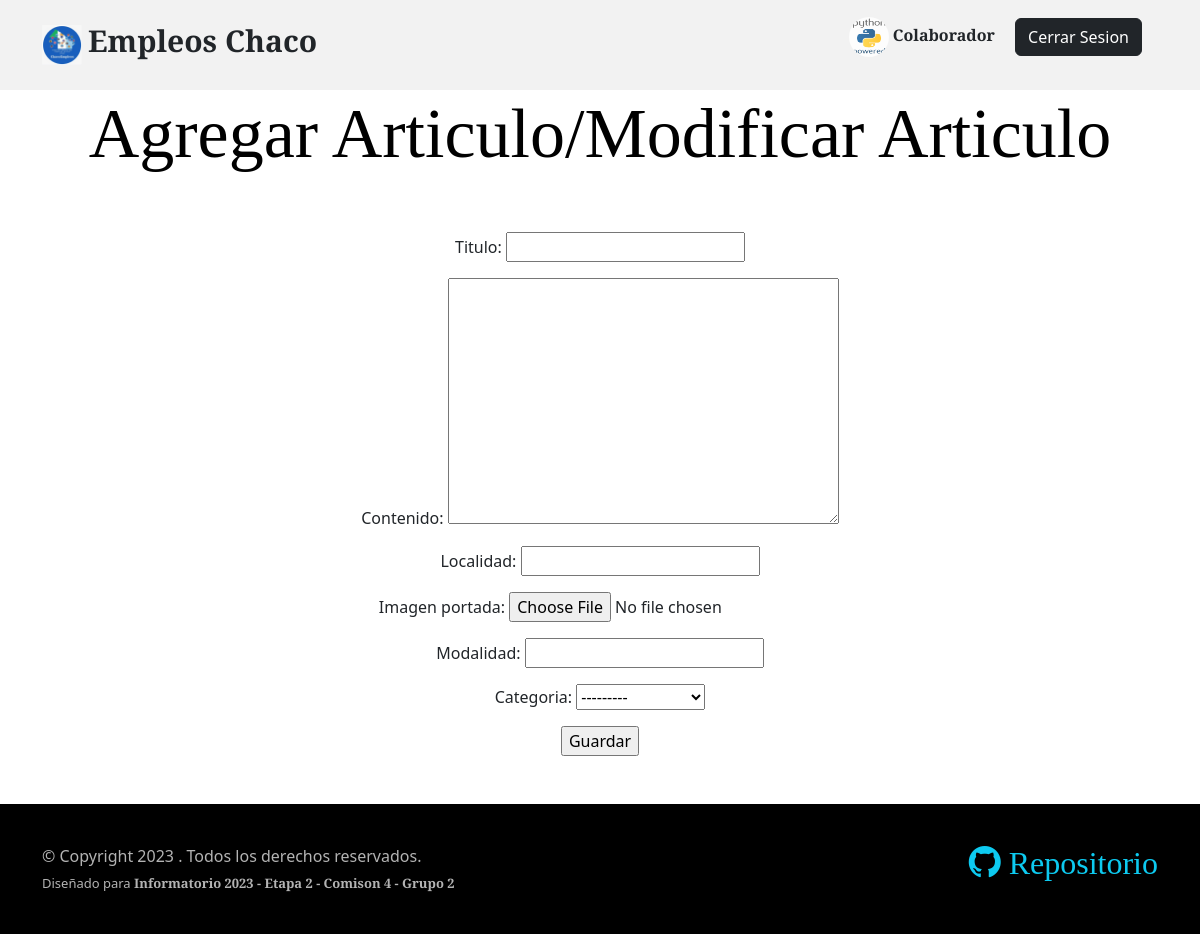
The app's page /agregar_articulo/ (signed in) with its own data.
### Aplicaciones/Usuarios/models.py (models this page shows, shortened)
class Usuario(AbstractUser):
    nombre = models.CharField(max_length=50)
    apellido = models.CharField(max_length=50)
    email = models.EmailField()
    foto_perfil = models.ImageField(null=True, blank=True, upload_to='usuarios', default='usuarios/user_default.png')
    COLABORADOR = "CO"
    MIEMBRO = "MI"
    CHOICES = [
        (COLABORADOR, "Colaborador"),
        (MIEMBRO, "Miembro"),
    ]
    tipo_usuario = models.CharField(
        max_length=2,
        choices=CHOICES,
        default=MIEMBRO,
    )

### Aplicaciones/Articulos/views.py (the view, shortened to what this page needs)
# urls.py: path("agregar_articulo/", AgregarArticulo.as_view(), name='agregar_articulo' ),
class AgregarArticulo(LoginRequiredMixin, CreateView):
    model=Articulo
    fields=["titulo","contenido","localidad","imagen_portada","modalidad","categoria"]
    template_name= "ArticulosTemplates/agregar_articulo.html"
    success_url= reverse_lazy('Aplicaciones.Articulos:listar_articulos')

### Aplicaciones/Articulos/models.py (called while the page is built)
    def __str__(self):
        return self.nombre

### Templates/ArticulosTemplates/agregar_articulo.html (shortened to what this page needs)
{% extends 'base.html' %}
{% load static %}
{% block contenido %}
<div class="container mt-auto">
    <div class="row">
            <div class="col-lg-12 text-center mb-5">
                <h1 class="page-title">-</h1>
              <h1 class="page-title">Agregar Articulo/Modificar Articulo</h1>
            </div>
        <div class="col-lg-12 text-center mb-5">
<form method="post"  enctype="multipart/form-data">{% csrf_token %}
    {{form.as_p }}
    <input type="submit" value="Guardar">
</form>
</div>
</div>
</div>
{% endblock %}

### Templates/navbar.html (shortened to what this page needs)
{% load static %}
  <header id="header" class="header d-flex align-items-center fixed-top">
    <div class="container-fluid container-xl d-flex align-items-center justify-content-between">
      <a href="{% url 'Aplicaciones.Articulos:listar_articulos' %}" class="logo d-flex align-items-center">
        <img src="{% static 'img/logo.jpg' %}" alt="">
        <h1>Empleos Chaco</h1>
      </a>
      <div class="mt-auto">
        {% if user.is_authenticated %}
        <p><img src="{{ user.foto_perfil.url }}" alt="perfil" width="40" height="40"
            class="rounded-circle flex-shrink-0 m1"> <b class="text-seconday">{{ user.username }}</b> <a href="{% url 'Aplicaciones.Usuarios:cerrar_sesion' %}" class="btn btn-dark mx-3">   Cerrar Sesion</a></p>
        {% else %}
        <a href="{% url 'Aplicaciones.Usuarios:registrar_usuario' %}" class="btn btn-dark">Registrarse</a>
        <a href="{% url 'Aplicaciones.Usuarios:iniciar_sesion' %}" class="btn btn-dark">Ingresar</a>
        {% endif %}
      </div>
    </div>
  </header>

### static/css/variables.css (style rules this page uses)
:root { --font-default: 'EB Garamond', system-ui, -apple-system, "Segoe UI", Roboto, "Helvetica Neue", Arial, "Noto Sans", "Liberation Sans", sans-serif, "Apple Color Emoji", "Segoe UI Emoji", "Segoe UI Symbol", "Noto Color Emoji"; --font-primary: 'EB Garamond', serif; --font-secondary: 'Inter', sans-serif; --color-default: #212529; --color-default-rgb: 33, 37, 41; --color-primary: #212529; --color-primary-light: #26282c; --color-primary-dark: #0b0c0e; --color-primary-rgb: 33, 37, 41; --color-primary-light-rgb: 38, 40, 44; --color-primary-dark-rgb: 11, 12, 14; --color-secondary: #596d80; --color-secondary-light: #8498aa; --color-secondary-dark: #404f5c; --color-secondary-rgb: 89, 109, 128; --color-secondary-light-rgb: 132, 152, 170; --color-secondary-dark-rgb: 64, 79, 92; --color-blue: #0d6efd; --color-blue-rgb: 13, 110, 253; --color-indigo: #6610f2; --color-indigo-rgb: 102, 16, 242; --color-purple: #6f42c1; --color-purple-rgb: 111, 66, 193; --color-pink: #f3268c; --color-pink-rgb: 243, 38, 140; --color-red: #df1529; --color-red-rgb: 223, 21, 4; --color-orange: #fd7e14; --color-orange-rgb: 253, 126, 20; --color-yellow: #ffc107; --color-yellow-rgb: 255, 193, 7; --color-green: #059652; --color-green-rgb: 5, 150, 82; --color-teal: #20c997; --color-teal-rgb: 32, 201, 151; --color-cyan: #0dcaf0; --color-cyan-rgb: 13, 202, 240; --color-white: #ffffff; --color-white-rgb: 255, 255, 255; --color-gray: #6c757d; --color-gray-rgb: 108, 117, 125; --color-black: #000000; --color-black-rgb: 0, 0, 0; }
:root { --bs-blue: var(--color-blue); --bs-indigo: var(--color-indigo); --bs-purple: var(--color-purple); --bs-pink: var(--color-pink); --bs-red: var(--color-red); --bs-orange: var(--color-orange); --bs-yellow: var(--color-yellow); --bs-green: var(--color-green); --bs-teal: var(--color-teal); --bs-cyan: var(--color-cyan); --bs-white: var(--color-white); --bs-gray: var(--color-gray); --bs-gray-dark: #343a40; --bs-gray-100: #f8f9fa; --bs-gray-200: #e9ecef; --bs-gray-300: #dee2e6; --bs-gray-400: #ced4da; --bs-gray-500: #adb5bd; --bs-gray-600: #6c757d; --bs-gray-700: #495057; --bs-gray-800: #343a40; --bs-gray-900: #212529; --bs-primary: var(--color-blue); --bs-secondary: var(--color-blue); --bs-success: #198754; --bs-info: #0dcaf0; --bs-warning: #ffc107; --bs-danger: #dc3545; --bs-light: #f8f9fa; --bs-dark: #212529; --bs-primary-rgb: var(--color-primary-rgb); --bs-secondary-rgb: var(--color-secondary-rgb); --bs-success-rgb: 25, 135, 84; --bs-info-rgb: 13, 202, 240; --bs-warning-rgb: 255, 193, 7; --bs-danger-rgb: 220, 53, 69; --bs-light-rgb: 248, 249, 250; --bs-dark-rgb: 33, 37, 41; --bs-white-rgb: var(--color-white-rgb); --bs-black-rgb: var(--color-black-rgb); --bs-body-color-rgb: var(--color-default-rgb); --bs-body-bg-rgb: 255, 255, 255; --bs-font-sans-serif: var(--font-default); --bs-font-monospace: SFMono-Regular, Menlo, Monaco, Consolas, "Liberation Mono", "Courier New", monospace; --bs-gradient: linear-gradient(180deg, rgba(255, 255, 255, 0.15), rgba(255, 255, 255, 0)); --bs-body-font-family: var(--font-default); --bs-body-font-size: 1rem; --bs-body-font-weight: 400; --bs-body-line-height: 1.5; --bs-body-color: var(--color-default); --bs-body-bg: #fff; }

### static/css/main.css (style rules this page uses)
:root { scroll-behavior: smooth; }
body { color: rgba(var(--color-primary-rgb), 1); }
a { text-decoration: none; }
h1, h2, h3, h4, h5, h6 { font-family: var(--font-primary); }
.page-title { font-size: 70px; color: var(--color-black); }
.header { height: 90px; transition: all 0.5s; z-index: 997; background: #f2f2f2; }
.header .logo img { max-height: 40px; margin-right: 6px; }
.header .logo h1 { font-size: 30px; font-weight: 700; color: var(--color-default); font-family: var(--font-primary); }

### records on screen
Usuario: foto_perfil (picture), username "Colaborador"
